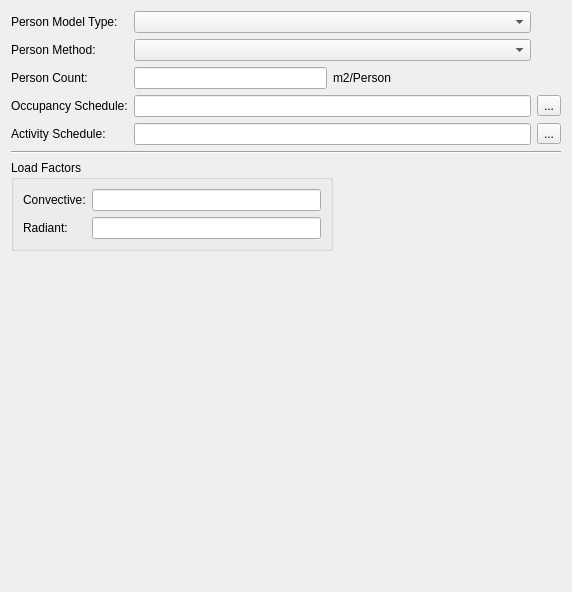
<?xml version="1.0" encoding="UTF-8"?>
<ui version="4.0">
 <class>SVInternalLoadsPersonDetailedWidget</class>
 <widget class="QWidget" name="SVInternalLoadsPersonDetailedWidget">
  <property name="geometry">
   <rect>
    <x>0</x>
    <y>0</y>
    <width>572</width>
    <height>592</height>
   </rect>
  </property>
  <property name="windowTitle">
   <string>Form</string>
  </property>
  <layout class="QGridLayout" name="gridLayout_2">
   <item row="0" column="0">
    <widget class="QLabel" name="label_2">
     <property name="text">
      <string>Person Model Type:</string>
     </property>
    </widget>
   </item>
   <item row="0" column="1" colspan="3">
    <widget class="QComboBox" name="comboBoxModelType"/>
   </item>
   <item row="1" column="0">
    <widget class="QLabel" name="label">
     <property name="text">
      <string>Person Method:</string>
     </property>
    </widget>
   </item>
   <item row="1" column="1" colspan="3">
    <widget class="QComboBox" name="comboBoxMethod"/>
   </item>
   <item row="2" column="0">
    <widget class="QLabel" name="label_3">
     <property name="text">
      <string>Person Count:</string>
     </property>
    </widget>
   </item>
   <item row="2" column="1">
    <widget class="QLineEdit" name="lineEditCount"/>
   </item>
   <item row="2" column="2" colspan="2">
    <widget class="QLabel" name="labelUnit">
     <property name="text">
      <string>m2/Person</string>
     </property>
    </widget>
   </item>
   <item row="3" column="0">
    <widget class="QLabel" name="label_4">
     <property name="text">
      <string>Occupancy Schedule:</string>
     </property>
    </widget>
   </item>
   <item row="3" column="1" colspan="3">
    <widget class="QLineEdit" name="lineEditOccupancy"/>
   </item>
   <item row="3" column="4">
    <widget class="QToolButton" name="toolButtonSelectOccupancySchedule">
     <property name="text">
      <string>...</string>
     </property>
    </widget>
   </item>
   <item row="4" column="0">
    <widget class="QLabel" name="label_5">
     <property name="text">
      <string>Activity Schedule:</string>
     </property>
    </widget>
   </item>
   <item row="4" column="1" colspan="3">
    <widget class="QLineEdit" name="lineEditActivity"/>
   </item>
   <item row="4" column="4">
    <widget class="QToolButton" name="toolButtonSelectActivitySchedule">
     <property name="text">
      <string>...</string>
     </property>
    </widget>
   </item>
   <item row="5" column="0" colspan="5">
    <widget class="Line" name="line">
     <property name="orientation">
      <enum>Qt::Horizontal</enum>
     </property>
    </widget>
   </item>
   <item row="6" column="0" colspan="3">
    <widget class="QGroupBox" name="groupBox">
     <property name="title">
      <string>Load Factors</string>
     </property>
     <layout class="QGridLayout" name="gridLayout">
      <item row="0" column="0">
       <widget class="QLabel" name="label_6">
        <property name="text">
         <string>Convective:</string>
        </property>
       </widget>
      </item>
      <item row="0" column="1">
       <widget class="QLineEdit" name="lineEditConvective"/>
      </item>
      <item row="1" column="0">
       <widget class="QLabel" name="label_7">
        <property name="text">
         <string>Radiant:</string>
        </property>
       </widget>
      </item>
      <item row="1" column="1">
       <widget class="QLineEdit" name="lineEditRadiant"/>
      </item>
     </layout>
    </widget>
   </item>
   <item row="6" column="3">
    <spacer name="horizontalSpacer">
     <property name="orientation">
      <enum>Qt::Horizontal</enum>
     </property>
     <property name="sizeHint" stdset="0">
      <size>
       <width>177</width>
       <height>20</height>
      </size>
     </property>
    </spacer>
   </item>
   <item row="7" column="0">
    <spacer name="verticalSpacer">
     <property name="orientation">
      <enum>Qt::Vertical</enum>
     </property>
     <property name="sizeHint" stdset="0">
      <size>
       <width>20</width>
       <height>301</height>
      </size>
     </property>
    </spacer>
   </item>
  </layout>
 </widget>
 <resources/>
 <connections/>
</ui>
